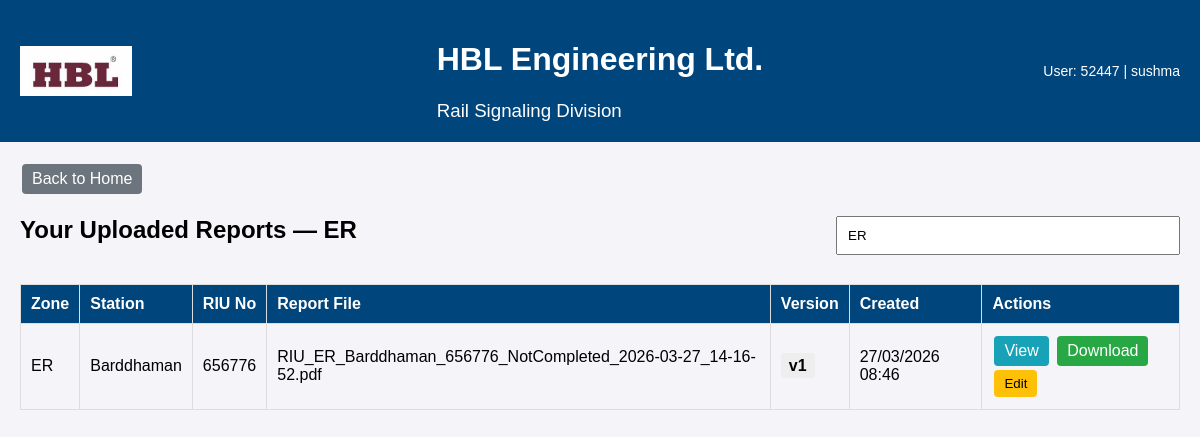
Page /RIU/viewReports.php?zone=ER (signed in) on the committed database.
### tables this page shows
CREATE TABLE `reports` (
  `id` int(11) NOT NULL,
  `zone` varchar(100) DEFAULT NULL,
  `station` varchar(100) DEFAULT NULL,
  `riu_no` varchar(100) DEFAULT NULL,
  `file_name` varchar(255) DEFAULT NULL,
  `version` int(11) DEFAULT NULL,
  `created_at` timestamp NOT NULL DEFAULT current_timestamp(),
  `file_path` varchar(255) DEFAULT NULL
);

### RIU/viewReports.php (the view, shortened to what this page needs)
<?php
$username = $_SESSION['username'];
$employee_name = $_SESSION['employee_name'] ?? 'Unknown';
$dsn = "mysql:host=localhost;dbname=maintainance;charset=utf8mb4";
$dbUser = "root";
$dbPass = "Hbl@1234";
try {
    $pdo = new PDO($dsn, $dbUser, $dbPass, [
        PDO::ATTR_ERRMODE => PDO::ERRMODE_EXCEPTION,
        PDO::ATTR_DEFAULT_FETCH_MODE => PDO::FETCH_ASSOC
    ]);
} catch (PDOException $e) {
    echo "DB connection error: " . htmlspecialchars($e->getMessage());
    exit;
}
$filterZone = isset($_GET['zone']) ? trim($_GET['zone']) : '';
try {
    if ($filterZone !== '') {
        $sql = "SELECT id, zone, station, riu_no, file_name, version, created_at, file_path
                FROM reports
                WHERE LOWER(zone) = LOWER(?)
                ORDER BY created_at DESC";
        $stmt = $pdo->prepare($sql);
        $stmt->execute([$filterZone]);
    } else {
        $sql = "SELECT id, zone, station, riu_no, file_name, version, created_at, file_path FROM reports ORDER BY created_at DESC";
        $stmt = $pdo->query($sql);
    }
    $reports = $stmt->fetchAll();
     foreach ($reports as $key => $row) {
        $sql2 = "SELECT riu_equip_no
                 FROM riu_info
                 WHERE zone = ? AND station = ? AND riu_no = ?
                 LIMIT 1";
        $stmt2 = $pdo->prepare($sql2);
        $stmt2->execute([$row['zone'], $row['station'], $row['riu_no']]);
        $riuInfo = $stmt2->fetch(PDO::FETCH_ASSOC);
        $reports[$key]['riu_equip_no'] = $riuInfo['riu_equip_no'] ?? null;
    }
} catch (Exception $e) {
    $reports = [];
}
?>
<!doctype html>
<html lang="en">
<head>
</head>
<body>
<header>
  <img src="./hbl logo.jpg" alt="HBL Logo">
  <div>
    <h1>HBL Engineering Ltd.</h1>
    <h3 style="margin:0; font-weight:400;">Rail Signaling Division</h3>
  </div>
  <div class="profile">User: <?php echo htmlspecialchars($username); ?> | <?php echo htmlspecialchars($employee_name); ?></div>
</header>
<div class="container">
  <a href="RIU_index.html" class="btn back-btn">Back to Home</a>
  <div class="search-row">
    <h2>Your Uploaded Reports<?php echo $filterZone ? ' — ' . htmlspecialchars($filterZone) : ''; ?></h2>
    <div style="text-align:right;">
      <input id="search-input" type="text" placeholder="Search by Zone, Station or RIU..." />
    </div>
  </div>
<?php if (!empty($reports)): ?>
  <table id="report-table">
    <thead>
      <tr>
        <th>Zone</th>
        <th>Station</th>
        <th>RIU No</th>
        <th>Report File</th>
        <th>Version</th>
        <th>Created</th>
        <th>Actions</th>
      </tr>
    </thead>
    <tbody>
    <?php foreach ($reports as $r):
        $zone = $r['zone'] ?? '';
        $station = $r['station'] ?? '';
        $riu = $r['riu_no'] ?? '';
        $file = $r['file_name'] ?? '';
        $version = $r['version'] ?? '';
        $created = isset($r['created_at']) ? date('d/m/Y H:i', strtotime($r['created_at'])) : '';
        $filePath = $r['file_path'] ?? ('reports/' . $file);
        $filePathEsc = htmlspecialchars($filePath);
        $rJson = htmlspecialchars(json_encode($r), ENT_QUOTES, 'UTF-8');
    ?>
      <tr data-zone="<?php echo htmlspecialchars(strtolower($zone)); ?>" data-station="<?php echo htmlspecialchars(strtolower($station)); ?>" data-riu="<?php echo htmlspecialchars(strtolower($riu)); ?>">
        <td><?php echo htmlspecialchars($zone); ?></td>
        <td><?php echo htmlspecialchars($station); ?></td>
        <td><?php echo htmlspecialchars($riu); ?></td>
        <td><?php echo htmlspecialchars($file); ?></td>
        <td><span class="version-badge">v<?php echo (int)$version; ?></span></td>
        <td><?php echo htmlspecialchars($created); ?></td>
        <td>
          <a class="btn view-btn" href="<?php echo $filePathEsc; ?>" target="_blank">View</a>
          <a class="btn download-btn" href="<?php echo $filePathEsc; ?>" download>Download</a>
          <button class="btn edit-btn" onclick='editRecord(<?php echo $rJson; ?>)'>Edit</button>
      </tr>
    <?php endforeach; ?>
    </tbody>
  </table>
<?php endif; ?>
</div>
</body>
</html>

### RIU/viewReports.php (style rules this page uses)
body { font-family: Arial, sans-serif; background-color: #f4f4f9; margin: 0; padding: 0; }
header { display:flex; align-items:center; justify-content:center; background:#00457C; color:#fff; padding:20px; position:relative; }
header img { position:absolute; left:20px; height:50px; }
.profile { position:absolute; right:20px; color:#fff; font-size:14px; }
.container { padding:20px; max-width:1200px; margin:0 auto; }
h2 { text-align:center; margin-top:8px; }
table { width:100%; border-collapse:collapse; margin-top:20px; }
th,td { padding:10px; border:1px solid #ddd; text-align:left; }
th { background:#00457C; color:#fff; }
.btn { padding:6px 10px; margin:2px; border:none; color:#fff; border-radius:4px; cursor:pointer; text-decoration:none; display:inline-block; }
.view-btn { background:#17a2b8; }
.edit-btn { background:#ffc107; color:#000; }
.download-btn { background:#28a745; }
.back-btn { background:#6c757d; }
.search-row { display:flex; justify-content:space-between; align-items:center; gap:10px; margin-top:12px; }
#search-input { padding:10px; width:320px; }
.version-badge { background:#eee; padding:4px 8px; border-radius:4px; font-weight:700; }

### rows in the picture
reports: zone "ER", station "Barddhaman", riu_no "656776", file_name "RIU_ER_Barddhaman_656776_NotCompleted_2026-03-27_14-16-52.pdf", version "1", created_at "27/03/2026 08:46"

### other values in the picture
$username "52447"
$employee_name "sushma"
$filterZone "ER"
